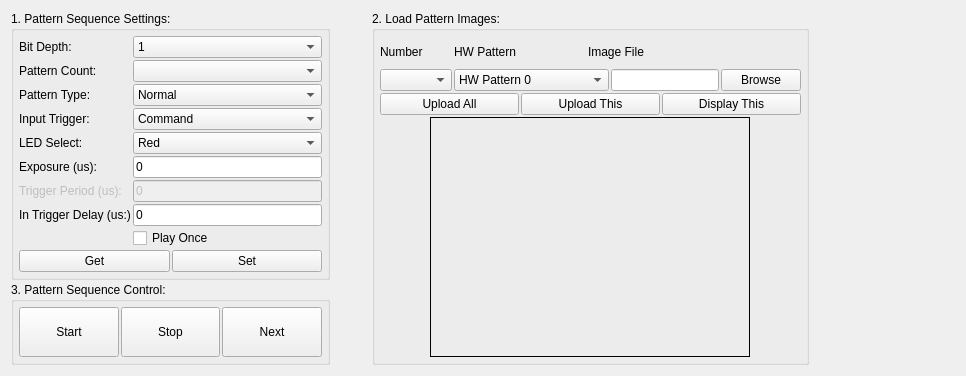
            <widget class="QWidget" name="tab">
             <attribute name="title">
              <string>Sequence Settings</string>
             </attribute>
             <layout class="QGridLayout" name="gridLayout_4">
              <item row="0" column="0">
               <layout class="QHBoxLayout" name="horizontalLayout_15">
                <property name="spacing">
                 <number>2</number>
                </property>
                <item>
                 <layout class="QVBoxLayout" name="verticalLayout_12">
                  <item>
                   <widget class="QGroupBox" name="patternGroup">
                    <property name="title">
                     <string>1. Pattern Sequence Settings:</string>
                    </property>
                    <layout class="QVBoxLayout" name="verticalLayout_7">
                     <property name="spacing">
                      <number>2</number>
                     </property>
                     <property name="leftMargin">
                      <number>5</number>
                     </property>
                     <property name="topMargin">
                      <number>5</number>
                     </property>
                     <property name="rightMargin">
                      <number>5</number>
                     </property>
                     <property name="bottomMargin">
                      <number>5</number>
                     </property>
                     <item>
                      <layout class="QFormLayout" name="formLayout_4">
                       <property name="fieldGrowthPolicy">
                        <enum>QFormLayout::AllNonFixedFieldsGrow</enum>
                       </property>
                       <property name="horizontalSpacing">
                        <number>2</number>
                       </property>
                       <property name="verticalSpacing">
                        <number>2</number>
                       </property>
                       <item row="0" column="0">
                        <widget class="QLabel" name="bitDepthLabel">
                         <property name="text">
                          <string>Bit Depth:</string>
                         </property>
                        </widget>
                       </item>
                       <item row="0" column="1">
                        <widget class="QComboBox" name="bitDepth">
                         <property name="enabled">
                          <bool>true</bool>
                         </property>
                         <property name="currentText">
                          <string>1</string>
                         </property>
                         <item>
                          <property name="text">
                           <string>1</string>
                          </property>
                         </item>
                         <item>
                          <property name="text">
                           <string>2</string>
                          </property>
                         </item>
                         <item>
                          <property name="text">
                           <string>3</string>
                          </property>
                         </item>
                         <item>
                          <property name="text">
                           <string>4</string>
                          </property>
                         </item>
                         <item>
                          <property name="text">
                           <string>5</string>
                          </property>
                         </item>
                         <item>
                          <property name="text">
                           <string>6</string>
                          </property>
                         </item>
                         <item>
                          <property name="text">
                           <string>7</string>
                          </property>
                         </item>
                         <item>
                          <property name="text">
                           <string>8</string>
                          </property>
                         </item>
                        </widget>
                       </item>
                       <item row="1" column="0">
                        <widget class="QLabel" name="numPatternLabel">
                         <property name="text">
                          <string>Pattern Count:</string>
                         </property>
                        </widget>
                       </item>
                       <item row="1" column="1">
                        <widget class="QComboBox" name="numPatterns">
                         <property name="editable">
                          <bool>false</bool>
                         </property>
                         <property name="currentText">
                          <string/>
                         </property>
                         <property name="currentIndex">
                          <number>-1</number>
                         </property>
                        </widget>
                       </item>
                       <item row="2" column="0">
                        <widget class="QLabel" name="PatternTypeLabel">
                         <property name="text">
                          <string>Pattern Type:</string>
                         </property>
                        </widget>
                       </item>
                       <item row="3" column="0">
                        <widget class="QLabel" name="trigTypeLable">
                         <property name="text">
                          <string>Input Trigger:</string>
                         </property>
                        </widget>
                       </item>
                       <item row="3" column="1">
                        <widget class="QComboBox" name="trigType">
                         <property name="currentIndex">
                          <number>0</number>
                         </property>
                         <item>
                          <property name="text">
                           <string>Command</string>
                          </property>
                         </item>
                         <item>
                          <property name="text">
                           <string>Auto</string>
                          </property>
                         </item>
                         <item>
                          <property name="text">
                           <string>External (Positive)</string>
                          </property>
                         </item>
                         <item>
                          <property name="text">
                           <string>External (Negative)</string>
                          </property>
                         </item>
                         <item>
                          <property name="text">
                           <string>Camera (Positive)</string>
                          </property>
                         </item>
                         <item>
                          <property name="text">
                           <string>Camera (Negative)</string>
                          </property>
                         </item>
                         <item>
                          <property name="text">
                           <string>Command (Infinite Exposure)</string>
                          </property>
                         </item>
                        </widget>
                       </item>
                       <item row="5" column="0">
                        <widget class="QLabel" name="LEDSelectLabel">
                         <property name="text">
                          <string>LED Select:</string>
                         </property>
                        </widget>
                       </item>
                       <item row="5" column="1">
                        <widget class="QComboBox" name="LEDSelect">
                         <item>
                          <property name="text">
                           <string>Red</string>
                          </property>
                         </item>
                         <item>
                          <property name="text">
                           <string>Green</string>
                          </property>
                         </item>
                         <item>
                          <property name="text">
                           <string>Blue</string>
                          </property>
                         </item>
                         <item>
                          <property name="text">
                           <string>RGB</string>
                          </property>
                         </item>
                         <item>
                          <property name="text">
                           <string>Cyan</string>
                          </property>
                         </item>
                         <item>
                          <property name="text">
                           <string>Yellow</string>
                          </property>
                         </item>
                         <item>
                          <property name="text">
                           <string>Magenta</string>
                          </property>
                         </item>
                         <item>
                          <property name="text">
                           <string>Reserved</string>
                          </property>
                         </item>
                        </widget>
                       </item>
                       <item row="6" column="0">
                        <widget class="QLabel" name="esposureTimeLabel">
                         <property name="text">
                          <string>Exposure (us):</string>
                         </property>
                        </widget>
                       </item>
                       <item row="6" column="1">
                        <widget class="QLineEdit" name="exposureTime">
                         <property name="toolTip">
                          <string>Refer to User's Guide</string>
                         </property>
                         <property name="text">
                          <string>0</string>
                         </property>
                        </widget>
                       </item>
                       <item row="7" column="0">
                        <widget class="QLabel" name="trigPeriodLabel">
                         <property name="enabled">
                          <bool>false</bool>
                         </property>
                         <property name="text">
                          <string>Trigger Period (us):</string>
                         </property>
                        </widget>
                       </item>
                       <item row="7" column="1">
                        <widget class="QLineEdit" name="trigPeriod">
                         <property name="enabled">
                          <bool>false</bool>
                         </property>
                         <property name="toolTip">
                          <string>&lt;!DOCTYPE HTML PUBLIC &quot;-//W3C//DTD HTML 4.0//EN&quot; &quot;http://www.w3.org/TR/REC-html40/strict.dtd&quot;&gt;
&lt;html&gt;&lt;head&gt;&lt;meta name=&quot;qrichtext&quot; content=&quot;1&quot; /&gt;&lt;style type=&quot;text/css&quot;&gt;
p, li { white-space: pre-wrap; }
&lt;/style&gt;&lt;/head&gt;&lt;body style=&quot; font-family:'MS Shell Dlg 2'; font-size:7.8pt; font-weight:400; font-style:normal;&quot;&gt;
&lt;p style=&quot; margin-top:0px; margin-bottom:0px; margin-left:0px; margin-right:0px; -qt-block-indent:0; text-indent:0px;&quot;&gt;&lt;span style=&quot; font-size:8pt;&quot;&gt;Range : 0 - 2000000&lt;/span&gt;&lt;/p&gt;&lt;/body&gt;&lt;/html&gt;</string>
                         </property>
                         <property name="text">
                          <string>0</string>
                         </property>
                        </widget>
                       </item>
                       <item row="8" column="0">
                        <widget class="QLabel" name="trigDelayLabel">
                         <property name="text">
                          <string>In Trigger Delay (us:)</string>
                         </property>
                        </widget>
                       </item>
                       <item row="8" column="1">
                        <widget class="QLineEdit" name="trigDelay">
                         <property name="toolTip">
                          <string>&lt;!DOCTYPE HTML PUBLIC &quot;-//W3C//DTD HTML 4.0//EN&quot; &quot;http://www.w3.org/TR/REC-html40/strict.dtd&quot;&gt;
&lt;html&gt;&lt;head&gt;&lt;meta name=&quot;qrichtext&quot; content=&quot;1&quot; /&gt;&lt;style type=&quot;text/css&quot;&gt;
p, li { white-space: pre-wrap; }
&lt;/style&gt;&lt;/head&gt;&lt;body style=&quot; font-family:'MS Shell Dlg 2'; font-size:7.8pt; font-weight:400; font-style:normal;&quot;&gt;
&lt;p style=&quot; margin-top:0px; margin-bottom:0px; margin-left:0px; margin-right:0px; -qt-block-indent:0; text-indent:0px;&quot;&gt;&lt;span style=&quot; font-size:8pt;&quot;&gt;Range : 0 - 2000000&lt;/span&gt;&lt;/p&gt;&lt;/body&gt;&lt;/html&gt;</string>
                         </property>
                         <property name="text">
                          <string>0</string>
                         </property>
                        </widget>
                       </item>
                       <item row="9" column="1">
                        <widget class="QCheckBox" name="playCount">
                         <property name="text">
                          <string>Play Once</string>
                         </property>
                        </widget>
                       </item>
                       <item row="2" column="1">
                        <widget class="QComboBox" name="PatternType">
                         <item>
                          <property name="text">
                           <string>Normal</string>
                          </property>
                         </item>
                         <item>
                          <property name="text">
                           <string>Inverted</string>
                          </property>
                         </item>
                         <item>
                          <property name="text">
                           <string>HW Pattern</string>
                          </property>
                         </item>
                        </widget>
                       </item>
                      </layout>
                     </item>
                     <item>
                      <layout class="QHBoxLayout" name="horizontalLayout_8">
                       <property name="spacing">
                        <number>2</number>
                       </property>
                       <item>
                        <widget class="QPushButton" name="patternGetSetting">
                         <property name="text">
                          <string>Get</string>
                         </property>
                        </widget>
                       </item>
                       <item>
                        <widget class="QPushButton" name="patternSetSetting">
                         <property name="text">
                          <string>Set</string>
                         </property>
                        </widget>
                       </item>
                      </layout>
                     </item>
                    </layout>
                   </widget>
                  </item>
                  <item>
                   <spacer name="verticalSpacer_10">
                    <property name="orientation">
                     <enum>Qt::Vertical</enum>
                    </property>
                    <property name="sizeType">
                     <enum>QSizePolicy::MinimumExpanding</enum>
                    </property>
                    <property name="sizeHint" stdset="0">
                     <size>
                      <width>20</width>
                      <height>0</height>
                     </size>
                    </property>
                   </spacer>
                  </item>
                  <item>
                   <widget class="QGroupBox" name="groupBox_2">
                    <property name="minimumSize">
                     <size>
                      <width>0</width>
                      <height>0</height>
                     </size>
                    </property>
                    <property name="title">
                     <string>3. Pattern Sequence Control:</string>
                    </property>
                    <layout class="QHBoxLayout" name="horizontalLayout_10">
                     <property name="spacing">
                      <number>2</number>
                     </property>
                     <property name="leftMargin">
                      <number>5</number>
                     </property>
                     <property name="topMargin">
                      <number>5</number>
                     </property>
                     <property name="rightMargin">
                      <number>5</number>
                     </property>
                     <property name="bottomMargin">
                      <number>5</number>
                     </property>
                     <item>
                      <widget class="QPushButton" name="startSeqBut">
                       <property name="minimumSize">
                        <size>
                         <width>0</width>
                         <height>50</height>
                        </size>
                       </property>
                       <property name="text">
                        <string>Start</string>
                       </property>
                      </widget>
                     </item>
                     <item>
                      <widget class="QPushButton" name="stopSeqBut">
                       <property name="minimumSize">
                        <size>
                         <width>0</width>
                         <height>50</height>
                        </size>
                       </property>
                       <property name="text">
                        <string>Stop</string>
                       </property>
                      </widget>
                     </item>
                     <item>
                      <widget class="QPushButton" name="nextSeqBut">
                       <property name="minimumSize">
                        <size>
                         <width>0</width>
                         <height>50</height>
                        </size>
                       </property>
                       <property name="text">
                        <string>Next</string>
                       </property>
                      </widget>
                     </item>
                    </layout>
                   </widget>
                  </item>
                 </layout>
                </item>
                <item>
                 <spacer name="horizontalSpacer_12">
                  <property name="orientation">
                   <enum>Qt::Horizontal</enum>
                  </property>
                  <property name="sizeHint" stdset="0">
                   <size>
                    <width>40</width>
                    <height>20</height>
                   </size>
                  </property>
                 </spacer>
                </item>
                <item>
                 <widget class="QGroupBox" name="patternFileGroup">
                  <property name="sizePolicy">
                   <sizepolicy hsizetype="Minimum" vsizetype="Preferred">
                    <horstretch>0</horstretch>
                    <verstretch>0</verstretch>
                   </sizepolicy>
                  </property>
                  <property name="title">
                   <string>2. Load Pattern Images:</string>
                  </property>
                  <layout class="QVBoxLayout" name="verticalLayout_6">
                   <property name="spacing">
                    <number>2</number>
                   </property>
                   <property name="leftMargin">
                    <number>5</number>
                   </property>
                   <property name="topMargin">
                    <number>5</number>
                   </property>
                   <property name="rightMargin">
                    <number>5</number>
                   </property>
                   <property name="bottomMargin">
                    <number>5</number>
                   </property>
                   <item>
                    <layout class="QGridLayout" name="gridLayout_3" columnstretch="1,10,0" columnminimumwidth="0,0,0">
                     <property name="spacing">
                      <number>2</number>
                     </property>
                     <item row="0" column="1">
                      <layout class="QHBoxLayout" name="horizontalLayout_12">
                       <property name="spacing">
                        <number>2</number>
                       </property>
                       <item>
                        <widget class="QLabel" name="HWPatternLabel">
                         <property name="text">
                          <string>HW Pattern</string>
                         </property>
                        </widget>
                       </item>
                       <item>
                        <widget class="QLabel" name="patternFileLabel">
                         <property name="text">
                          <string>Image File</string>
                         </property>
                        </widget>
                       </item>
                      </layout>
                     </item>
                     <item row="1" column="1">
                      <layout class="QHBoxLayout" name="horizontalLayout_13">
                       <property name="spacing">
                        <number>2</number>
                       </property>
                       <item>
                        <widget class="QComboBox" name="HWPtnSelect">
                         <item>
                          <property name="text">
                           <string>HW Pattern 0</string>
                          </property>
                         </item>
                         <item>
                          <property name="text">
                           <string>HW Pattern 1</string>
                          </property>
                         </item>
                         <item>
                          <property name="text">
                           <string>HW Pattern 2</string>
                          </property>
                         </item>
                         <item>
                          <property name="text">
                           <string>HW Pattern 3</string>
                          </property>
                         </item>
                         <item>
                          <property name="text">
                           <string>HW Pattern 4</string>
                          </property>
                         </item>
                         <item>
                          <property name="text">
                           <string>HW Pattern 5</string>
                          </property>
                         </item>
                         <item>
                          <property name="text">
                           <string>HW Pattern 6</string>
                          </property>
                         </item>
                         <item>
                          <property name="text">
                           <string>HW Pattern 7</string>
                          </property>
                         </item>
                         <item>
                          <property name="text">
                           <string>HW Pattern 8</string>
                          </property>
                         </item>
                         <item>
                          <property name="text">
                           <string>HW Pattern 9</string>
                          </property>
                         </item>
                         <item>
                          <property name="text">
                           <string>HW Pattern 10</string>
                          </property>
                         </item>
                         <item>
                          <property name="text">
                           <string>HW Pattern 11</string>
                          </property>
                         </item>
                         <item>
                          <property name="text">
                           <string>HW Pattern 12</string>
                          </property>
                         </item>
                         <item>
                          <property name="text">
                           <string>HW Pattern 13</string>
                          </property>
                         </item>
                         <item>
                          <property name="text">
                           <string>HW Pattern 14</string>
                          </property>
                         </item>
                         <item>
                          <property name="text">
                           <string>HW Pattern 15</string>
                          </property>
                         </item>
                         <item>
                          <property name="text">
                           <string>Inverted HW Pattern 0</string>
                          </property>
                         </item>
                         <item>
                          <property name="text">
                           <string>Inverted HW Pattern 1</string>
                          </property>
                         </item>
                         <item>
                          <property name="text">
                           <string>Inverted HW Pattern 2</string>
                          </property>
                         </item>
                         <item>
                          <property name="text">
                           <string>Inverted HW Pattern 3</string>
                          </property>
                         </item>
                         <item>
                          <property name="text">
                           <string>Inverted HW Pattern 4</string>
                          </property>
                         </item>
                         <item>
                          <property name="text">
                           <string>Inverted HW Pattern 5</string>
                          </property>
                         </item>
                         <item>
                          <property name="text">
                           <string>Inverted HW Pattern 6</string>
                          </property>
                         </item>
                         <item>
                          <property name="text">
                           <string>Inverted HW Pattern 7</string>
                          </property>
                         </item>
                         <item>
                          <property name="text">
                           <string>Inverted HW Pattern 8</string>
                          </property>
                         </item>
                         <item>
                          <property name="text">
                           <string>Inverted HW Pattern 9</string>
                          </property>
                         </item>
                         <item>
                          <property name="text">
                           <string>Inverted HW Pattern 10</string>
                          </property>
                         </item>
                         <item>
                          <property name="text">
                           <string>Inverted HW Pattern 11</string>
                          </property>
                         </item>
                         <item>
                          <property name="text">
                           <string>Inverted HW Pattern 12</string>
                          </property>
                         </item>
                         <item>
                          <property name="text">
                           <string>Inverted HW Pattern 13</string>
                          </property>
                         </item>
                         <item>
                          <property name="text">
                           <string>Inverted HW Pattern 14</string>
                          </property>
                         </item>
                         <item>
                          <property name="text">
                           <string>Inverted HW Pattern 15</string>
                          </property>
                         </item>
                        </widget>
                       </item>
                       <item>
                        <widget class="QLineEdit" name="patternFile">
                         <property name="readOnly">
                          <bool>true</bool>
                         </property>
                        </widget>
                       </item>
                      </layout>
                     </item>
                     <item row="1" column="0">
                      <widget class="QComboBox" name="patternNum"/>
                     </item>
                     <item row="0" column="0">
                      <widget class="QLabel" name="patternNumLabel">
                       <property name="text">
                        <string>Number</string>
                       </property>
                      </widget>
                     </item>
                     <item row="1" column="2">
                      <widget class="QPushButton" name="browseButton">
                       <property name="text">
                        <string>Browse</string>
                       </property>
                      </widget>
                     </item>
                    </layout>
                   </item>
                   <item>
                    <layout class="QHBoxLayout" name="horizontalLayout_14">
                     <property name="spacing">
                      <number>2</number>
                     </property>
                     <item>
                      <widget class="QPushButton" name="uploadButton">
                       <property name="text">
                        <string>Upload All</string>
                       </property>
                      </widget>
                     </item>
                     <item>
                      <widget class="QPushButton" name="uploadThisButton">
                       <property name="text">
                        <string>Upload This</string>
                       </property>
                      </widget>
                     </item>
                     <item>
                      <widget class="QPushButton" name="displayThisButton">
                       <property name="toolTip">
                        <string>Display the selected pattern on the LCr</string>
                       </property>
                       <property name="text">
                        <string>Display This</string>
                       </property>
                      </widget>
                     </item>
                    </layout>
                   </item>
                   <item alignment="Qt::AlignHCenter">
                    <widget class="QLabel" name="patternView">
                     <property name="sizePolicy">
                      <sizepolicy hsizetype="Preferred" vsizetype="Preferred">
                       <horstretch>0</horstretch>
                       <verstretch>0</verstretch>
                      </sizepolicy>
                     </property>
                     <property name="minimumSize">
                      <size>
                       <width>320</width>
                       <height>240</height>
                      </size>
                     </property>
                     <property name="maximumSize">
                      <size>
                       <width>320</width>
                       <height>240</height>
                      </size>
                     </property>
                     <property name="frameShape">
                      <enum>QFrame::Panel</enum>
                     </property>
                     <property name="text">
                      <string/>
                     </property>
                    </widget>
                   </item>
                  </layout>
                 </widget>
                </item>
               </layout>
              </item>
              <item row="0" column="1">
               <spacer name="horizontalSpacer_2">
                <property name="orientation">
                 <enum>Qt::Horizontal</enum>
                </property>
                <property name="sizeType">
                 <enum>QSizePolicy::MinimumExpanding</enum>
                </property>
                <property name="sizeHint" stdset="0">
                 <size>
                  <width>146</width>
                  <height>20</height>
                 </size>
                </property>
               </spacer>
              </item>
              <item row="1" column="0">
               <spacer name="verticalSpacer_24">
                <property name="orientation">
                 <enum>Qt::Vertical</enum>
                </property>
                <property name="sizeType">
                 <enum>QSizePolicy::MinimumExpanding</enum>
                </property>
                <property name="sizeHint" stdset="0">
                 <size>
                  <width>20</width>
                  <height>0</height>
                 </size>
                </property>
               </spacer>
              </item>
             </layout>
            </widget>
